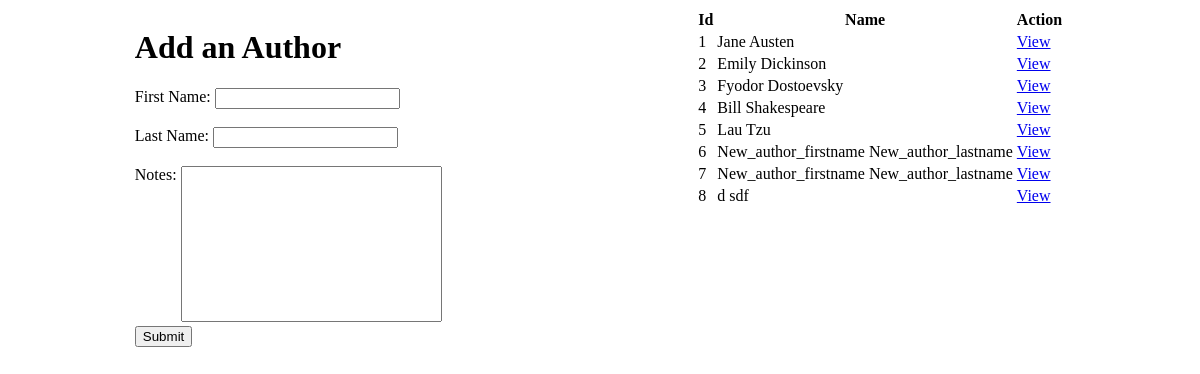
Screenshot of /authors/ with the database file from the repository.
### bookAuthors/models.py (models this page shows)
class author(models.Model):
    first_name = models.CharField(max_length=255)
    last_name = models.CharField(max_length=255)
    notes = models.CharField(max_length=255)
    books = models.ManyToManyField(book, related_name="authors")
    created_at = models.DateTimeField(auto_now_add=True)
    updated_at = models.DateTimeField(auto_now=True)

### bookAuthors/views.py (the view)
# urls.py: path('authors/', views.addAuthors),
def addAuthors(request):
    context = {
        "authors" : author.objects.all()
    }
    return render(request, "authors.html", context)

### bookAuthors/templates/authors.html (shortened to what this page needs)
<!DOCTYPE html>
<html lang="en">
<head>
    {% load static %}
    <link rel="stylesheet" type="text/css" href="{% static 'css/style.css' %}">
</head>
<body>
    <div class=container>
        <div class="addAuthor">
            <h1>Add an Author</h1>
            <form action="createAuthor/" method="post">
                <label for="fname">First Name:</label>
                <input type="text" id="fname" name="fname"><br><br>
                <label for="lname">Last Name:</label>
                <input type="text" id="lname" name="lname"><br><br>
                <label for="notes">Notes:</label>
                <textarea name="notes" rows="10" cols="30"></textarea><br>
                <input type="submit" value="Submit">
            </form>
        </div>
        <div class="viewBooks">
            <table style="width:100%">
                <tr>
                  <th>Id</th>
                  <th>Name</th>
                  <th>Action</th>
                </tr>
                {% for each_author in authors %}
                <tr>
                  <td>{{ each_author.id }}</td>
                  <td>{{ each_author.first_name }} {{ each_author.last_name }}</td>
                  <td><a href="{{each_author.id}}/">View</a></td>
                </tr>
                {% endfor %}
              </table>
        </div>
    </div>
</body>
</html>

### bookAuthors/static/css/style.css (style rules this page uses)
.container { display: flex; justify-content: space-around; flex-wrap: wrap; }
label { vertical-align: top; }
textarea { resize: none; vertical-align: baseline; }

### rows the page displays
author: id "1", first_name "Jane", last_name "Austen"
author: id "2", first_name "Emily", last_name "Dickinson"
author: id "3", first_name "Fyodor", last_name "Dostoevsky"
author: id "4", first_name "Bill", last_name "Shakespeare"
author: id "5", first_name "Lau", last_name "Tzu"
author: id "6", first_name "New_author_firstname", last_name "New_author_lastname"
author: id "7", first_name "New_author_firstname", last_name "New_author_lastname"
author: id "8", first_name "d", last_name "sdf"
